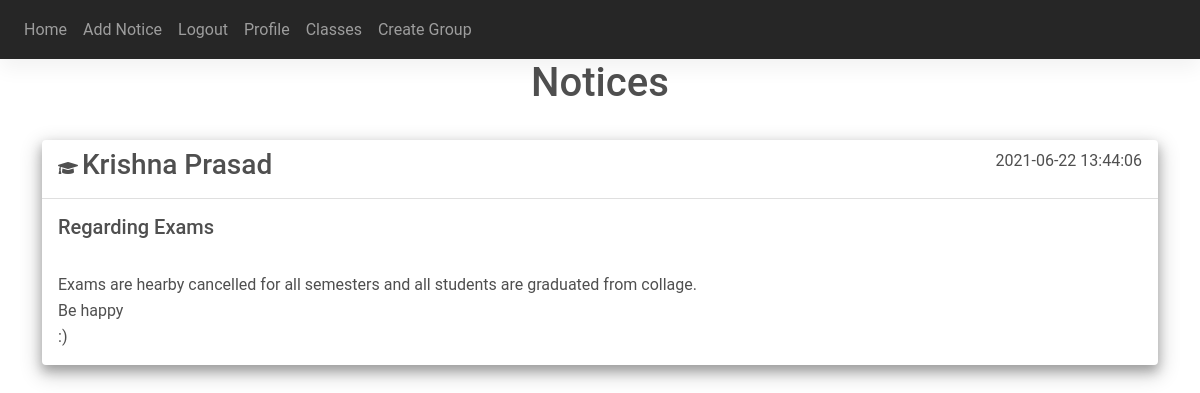
The app's page / (signed in) with its own data.
### website/models.py (models this page shows)
class Note(db.Model):
    id = db.Column(db.Integer, primary_key=True)
    title = db.Column(db.String(150))
    data = db.Column(db.Text, nullable=False)
    date = db.Column(db.DateTime(timezone=True), default=func.now())
    user_ids = db.relationship("Array_ids")
    user_id = db.Column(db.Integer, db.ForeignKey('user.id'))
    notice_type = db.Column(db.String(1))
    user_name = db.Column(db.String(150))

### website/main/routes.py (the view)
@views.route('/', methods=['GET', 'POST'])
@login_required
def home():
    user_notes = []
    notes = Note.query.all()
    for note in notes:
        user_ids = note.user_ids
        for user_id in user_ids:
            if current_user.id == user_id.user_id:
                user_notes.append(note)
        if note.user_id == current_user.id:
            user_notes.append(note)
    user_notes.reverse()
    if current_user.user_type.lower() == 's':
        return render_template("home.html", user=current_user, notes=user_notes)
    elif current_user.user_type.lower() == 'p':
        return render_template("teacher_home.html", user=current_user, notes=user_notes)
    elif current_user.user_type.lower() == 'a':
        return render_template('admin.html', user=current_user)
    else:
        return redirect(url_for(views.logout))

### website/templates/teacher_home.html (shortened to what this page needs)
{% extends "teacher_base.html" %}
{% block content %}
<h1 align="center">Notices</h1>
{% for note in notes %}
    <div class="card shadow-3-strong mb-3">
        <div class="card-header">
            <i style="display: inline-block;" aria-hidden="true" class="fas fa-graduation-cap"></i>
            <h3 style="display: inline-block;">
                {{note.user_name}}
            </h3>
            <p style="display: inline-block; float:right;">
                {{note.date}}
            </p>
        </div>
        <div class="card-body">
            <h5 class="card-title">{{ note.title }}</h5>
            <p class="card-text" style="white-space: pre-line">
                {{note.data}}
            </p>
        </div>
    </div>
{% endfor %}
{% endblock %}

### records on screen
Note: user_name "Krishna Prasad", date "2021-06-22 13:44:06", title "Regarding Exams", data "Exams are hearby cancelled for all semesters and all students are graduated from collage. Be happy :)"
